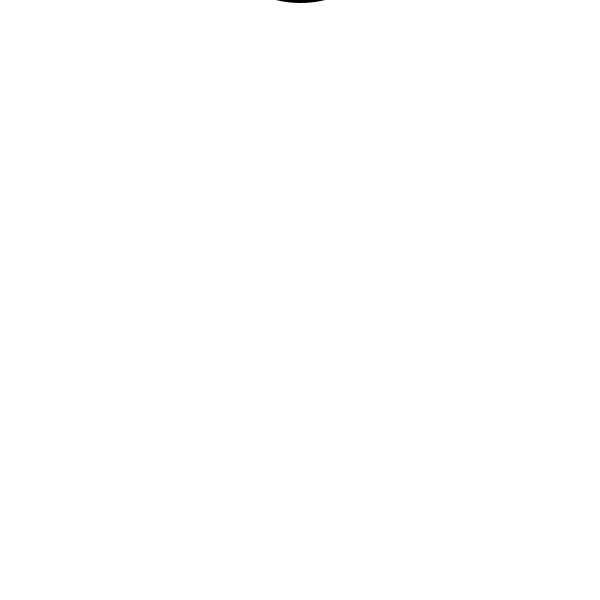
Frame 1 (no input)
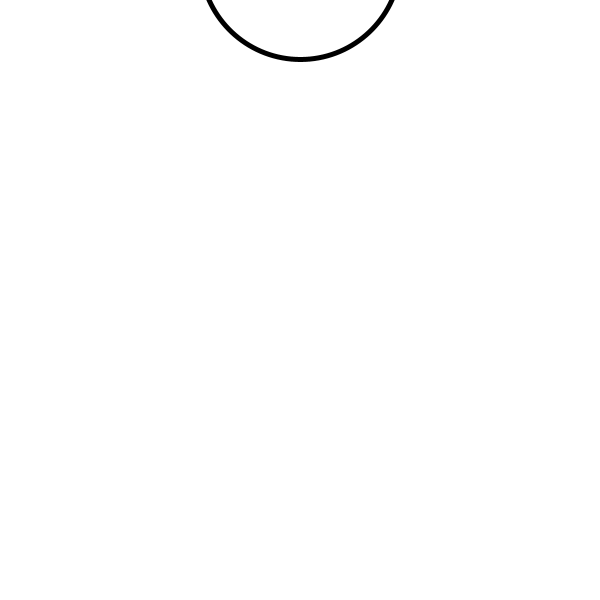
Frame 60 (the mouse pressed at the canvas centre just before this capture)
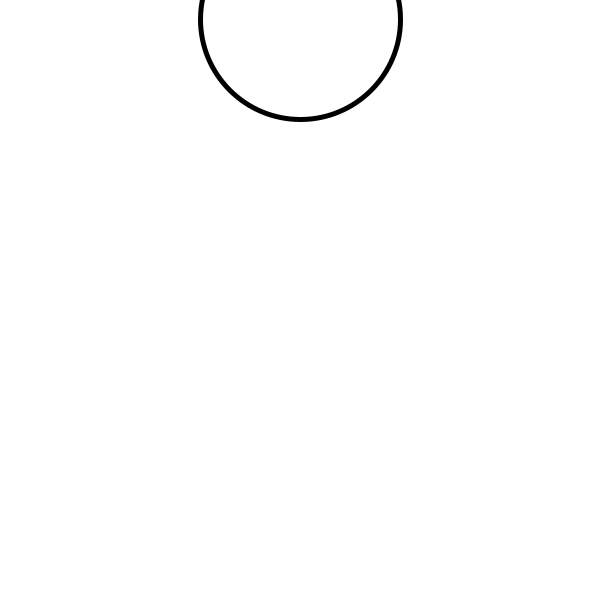
Frame 120 (the mouse held since frame 60 and released just before this capture)

The Processing sketch that drew these frames (run headless with seeded random() and noise(); from frame 60 on, the mouse is pressed at the canvas centre):

// Processing sketch: Unit_2_Checkpoint_1
// ── Unit_2_Checkpoint_1.pde






int y;

void setup() {
  size(600, 600);
  strokeWeight(5);
  y=-100;
}

void draw() {
  background(255);
  circle(300, y, 200);
  y=y+1;


  if (y==700) {
    y=-100;
  }
}
